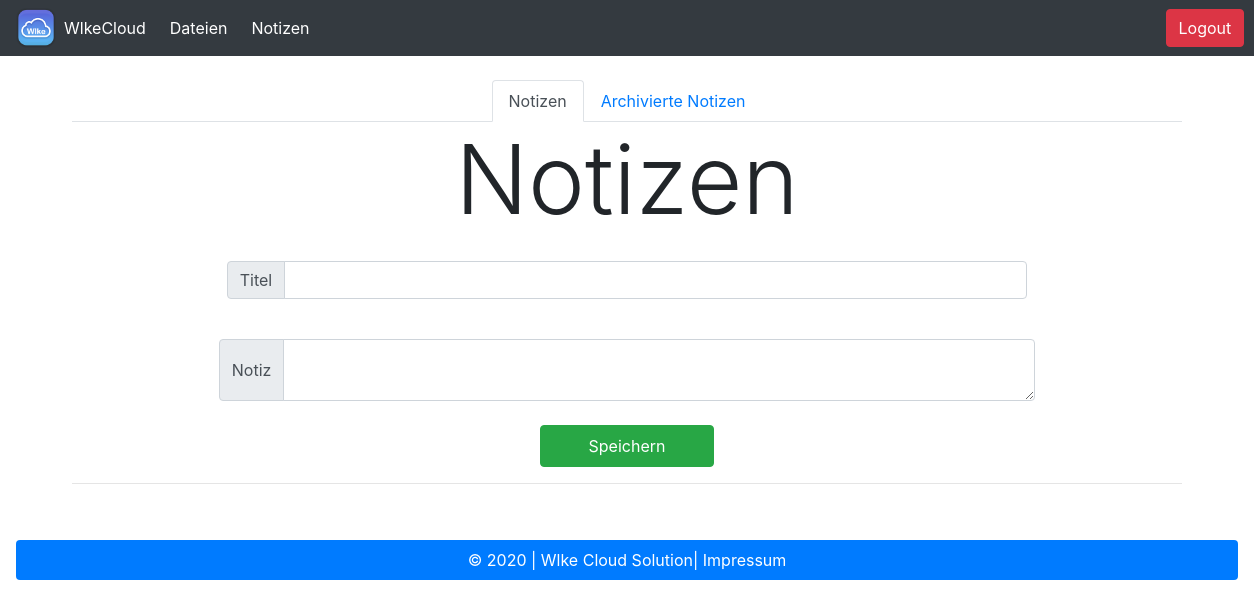
/notes/ (signed in), run on an earlier commit of the app's database.
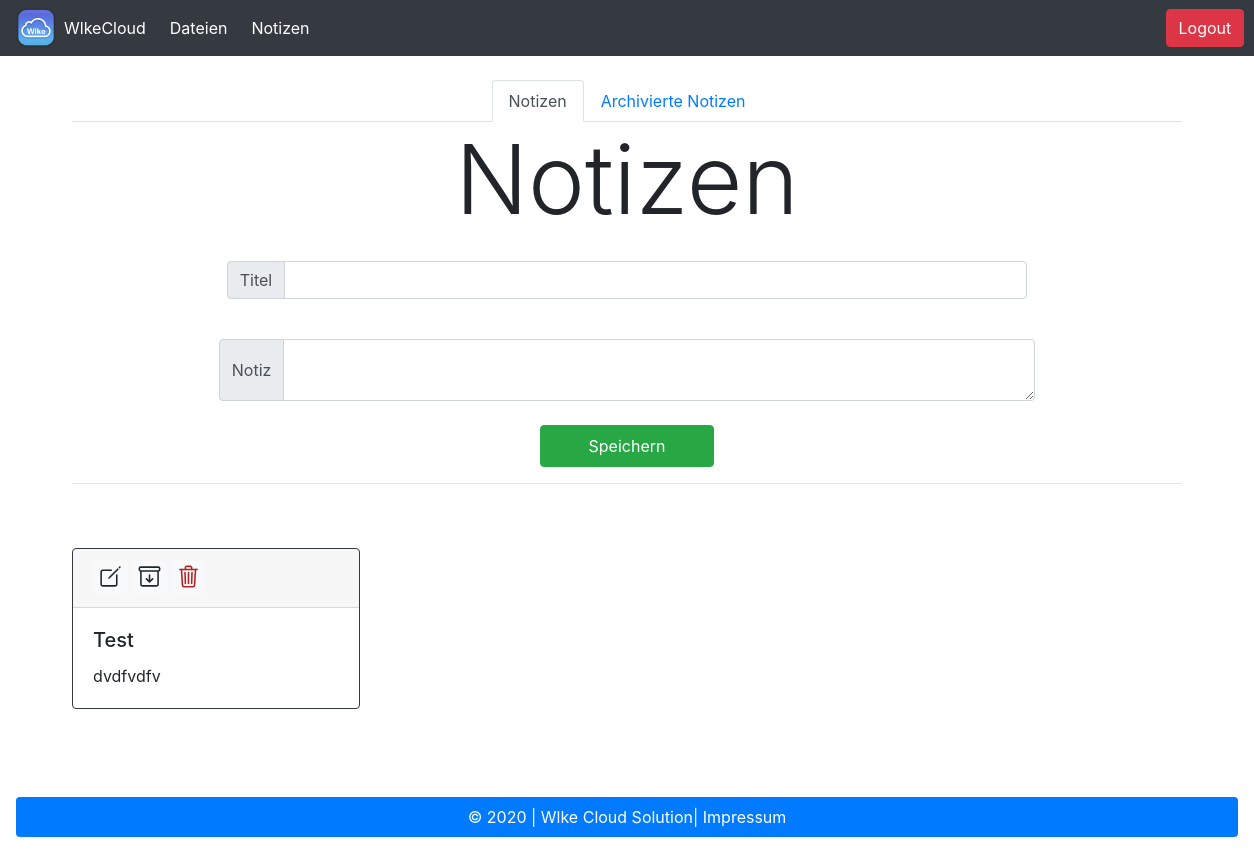
And on a later commit of the database.
### notes/models.py (models this page shows, shortened)
class Notiz(models.Model):
    benutzer = models.ForeignKey(
        User, on_delete=models.CASCADE, related_name="notiz", null=True)
    titel = models.CharField(max_length=200)
    body = models.TextField()
    archived = models.BooleanField(default=False)
    class Meta:
        verbose_name_plural = 'Notizen'

### notes/views.py (the view, shortened to what this page needs)
# urls.py: path('', views.index, name="index"),
def index(request):
    return render(request, 'notes/notes_index.html')

### templates/notes/notes_index.html (shortened to what this page needs)
{% extends 'base_storage.html' %} {% block titel %}Notizen{% endblock %}
{% block content %}
<br>
<ul class="nav nav-tabs justify-content-center">
  <li class="nav-item">
    <a class="nav-link active" href="/notes/">Notizen</a>
  </li>
  <li class="nav-item">
    <a class="nav-link" href="/notes/archived/">Archivierte Notizen</a>
  </li>
  <br>
</ul>
<div class="text-center">
  <h1 class="text-center display-1">Notizen</h1>
</div>
<form method="POST" name="note">
  <div class="input-group input-groupm mb-3 w-75 p-3 mx-auto">
    <div class="input-group-prepend">
      <span class="input-group-text" id="inputGroup-sizing-sm">Titel</span>
    </div>
    <input type="text" class="form-control" name="note-title">
  </div>
  <div class="input-group mb-3 w-75 p-2 mx-auto">
    <div class="input-group-prepend">
      <span class="input-group-text" id="inputGroup-sizing-default">Notiz</span>
    </div>
    <textarea class="form-control" type="text" name="note-body">  </textarea>
  </div>
  <div class="text-center">
    <button class="btn btn-success pl-5 pr-5 pt-2 pb-2" type="submit">Speichern</button>
  </div>
</form>
<hr>
<div class="card-columns">
{% for notiz in user.notiz.all %}
{% if notiz.archived %}
{% else %}
<div class="card border-dark mx-auto m-5" style="max-width: 18rem;">
  <div class="card-header">
    <a href="/notes/edit/{{notiz.id}}" class="badge badge-light"><ion-icon name="create-outline" style="font-size: 25px;"></ion-icon></a>
    <a href="/notes/archive/{{notiz.id}}" class="badge badge-light"><ion-icon name="archive-outline" style="font-size: 25px;"></ion-icon></a>
    <a href="/notes/delete/{{notiz.id}}/" class="badge badge-light"><ion-icon name="trash-outline" style="font-size: 25px; color:firebrick;"></ion-icon></a>
  </div>
  <div class="card-body">
    <h5 class="card-title">{{ notiz.titel }}</h5>
    <p class="card-text">{{ notiz.body }}</p>
  </div>
  {% endif %}
</div>
{% endfor %}
</div>
{% endblock %}

What changed in the data, as far as the page shows it:
added Notiz: titel "Test", body "dvdfvdfv"
